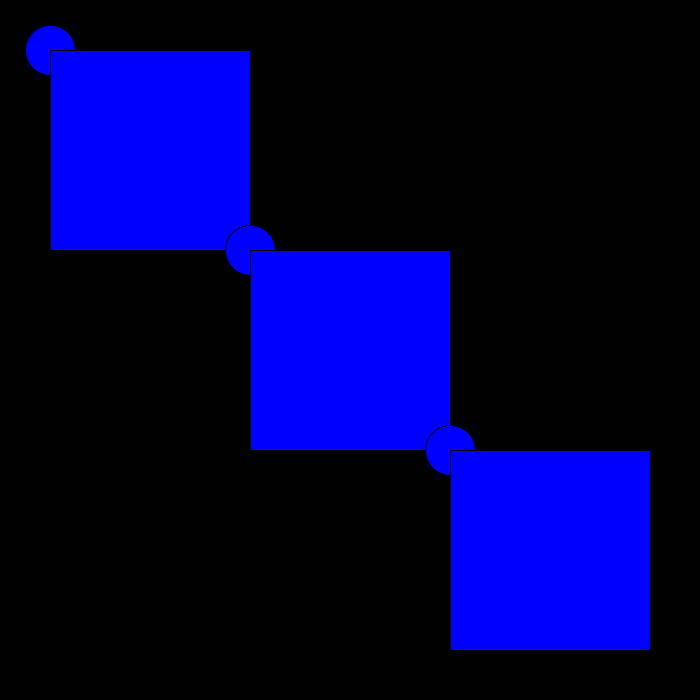
Frame 1 (no input)
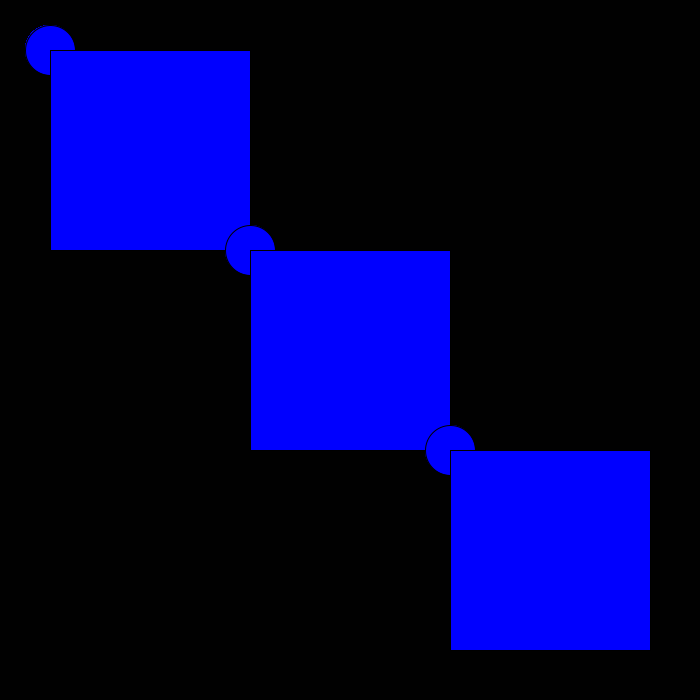
Frame 60 (the mouse pressed at the canvas centre just before this capture)
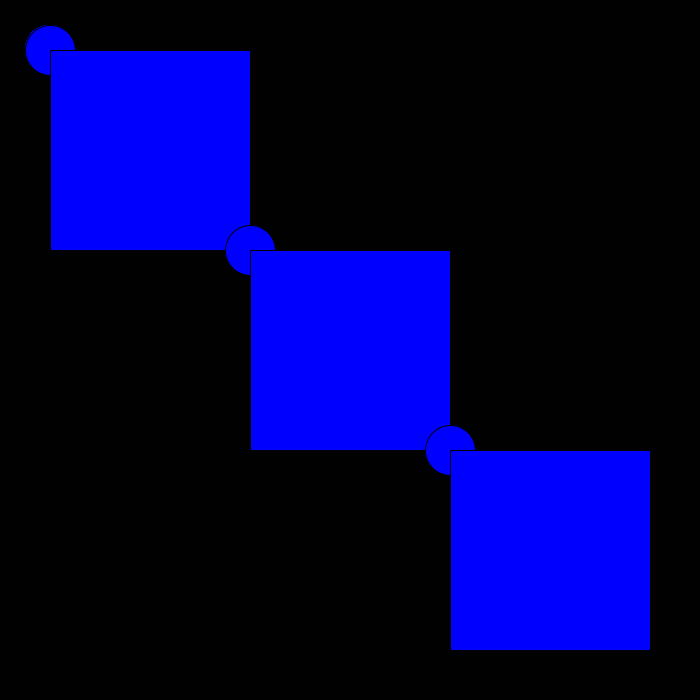
Frame 120 (the mouse held since frame 60 and released just before this capture)

The Processing sketch that drew these frames (run headless with seeded random() and noise(); from frame 60 on, the mouse is pressed at the canvas centre):

// Processing sketch: ReturningValues
// ── ReturningValues.pde
void setup(){
  size(700,700); //size 700,700 and background black
  background(1); 
}
void draw(){
  bluePattern(50,50); //draw blue patern starting at locatio 50,50
  String vf="The Velocity Final is....";  //create string vf which equals ...
  String finalSide="The final side's value is...";  //create string finalSide which equals ...
  println(vf);  //print "The velocity final is..."
  println(velocityFinal(3,4,5)); //print the returned value from the function using value 3,4, and 5
  println(finalSide); //print "The final side's value..."
  println(hypotenuseOfRightTriangle(3,4));  //print returned value from the function using the value 3 and 4
}

float hypotenuseOfRightTriangle(float a, float b){  //function to find hypotenuse using value of two different sides
  float answer;
  answer=sqrt(sq(a)+sq(b));
  return(answer);
}

float velocityFinal(float vo, float a, float t){   //function to find velocity final using initial velocity, acceleration, and time
  float vf;
  vf=vo+(a*t);
  return(vf);
}

void bluePattern(float x, float y){
  fill(0,0,255);  //set fill to blue
  ellipse(x,y,50,50);  //draw ellipse at x,y and size 50x50
  rect(x,y,200,200);  //draw ellipse at x,y and size 200x200
  ellipse(x+200,y+200,50,50);  //draw ellipse at bottom right of first square 
  rect(x+200,y+200,200,200);  //draw rectangle with top left corner at the center of 2nd ellipse
  ellipse(x+400,y+400,50,50); //draw ellipse at bottom right of the second square
  rect(x+400,y+400,200,200);  //draw rectangle with top left corner at the center of 3rd ellipse
}
  
